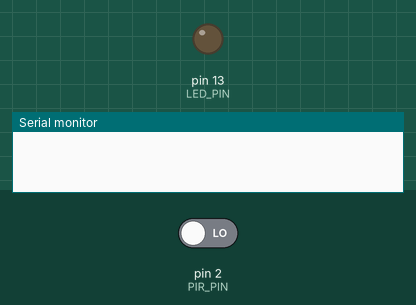
Bench run of a sketch on a simulated Arduino Uno, built with avr-gcc and run on an emulated ATmega328P. Shown: output pins drawn as LEDs (lit = HIGH), the last lines printed to the serial monitor. The inputs (shaded band) are chosen by the test bench; at power-on: pin 2 (PIR_PIN) LOW.

Above: at 1.2 s.
1.3 s: pin 2 (PIR_PIN) driven HIGH
At 2.0 s:
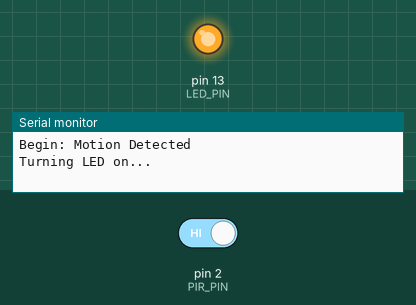
2.8 s: pin 2 (PIR_PIN) driven LOW
At 3.2 s:
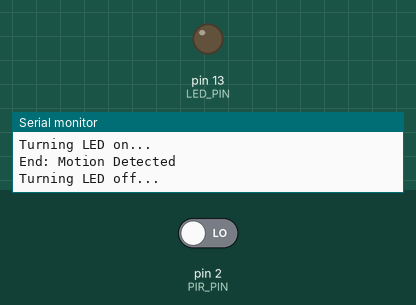
Timing chart, 0 to 5.8 s (numbered marks = the images above; inputs shaded):
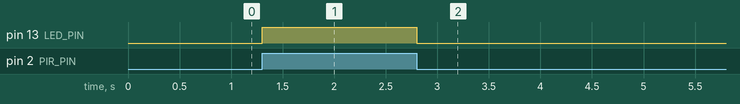

The sketch:

Task1.2P.ino
```cpp
#define PIR_PIN 2
#define LED_PIN 13

void setup() {
  // Configure pins
  pinMode(PIR_PIN, INPUT_PULLUP);
  pinMode(LED_PIN, OUTPUT);
  attachInterrupt(digitalPinToInterrupt(PIR_PIN), handleMotionChange, CHANGE);
  // Open serial port
  Serial.begin(9600);
}

void loop() {

}

void handleMotionChange() {
  if (digitalRead(PIR_PIN) == HIGH){
    motionOn();
  }
  else {
    motionOff();
  }
}

void motionOn() {
  Serial.println("Begin: Motion Detected");
  Serial.println("Turning LED on...");
  digitalWrite(LED_PIN, HIGH);
}

void motionOff() {
  Serial.println("End: Motion Detected");
  Serial.println("Turning LED off...");
  digitalWrite(LED_PIN, LOW);
}
```

Measured:
- after the input at 1.3 s, pin 13 (LED_PIN): LOW → HIGH at once
- after the input at 2.8 s, pin 13 (LED_PIN): HIGH → LOW at once
